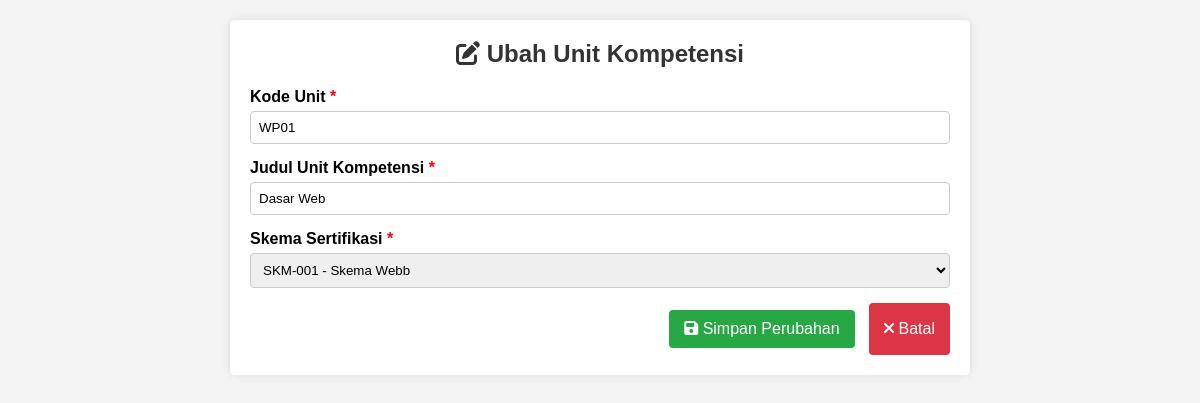
The page /UNIT/Ubah_unit.php?id=1 (signed in) on the database its author committed.
### tables this page shows
CREATE TABLE `tb_unit_kompetensi` (
  `id_unit` int(11) NOT NULL,
  `id_skema` int(11) NOT NULL,
  `kode_unit` varchar(100) NOT NULL,
  `judul_unit` text NOT NULL
);

CREATE TABLE `tb_skema` (
  `id_skema` int(11) NOT NULL,
  `nomor_skema` varchar(100) NOT NULL,
  `judul_skema` varchar(100) NOT NULL,
  `standar_kompetensi_kerja` varchar(100) NOT NULL,
  `id_asesor` int(11) NOT NULL
);

### UNIT/Ubah_unit.php (the view, shortened to what this page needs)
<?php
include '../koneksi.php';
$id = isset($_GET["id"]) ? intval($_GET["id"]) : 0;
$id_skema = isset($_GET['id_skema']) ? intval($_GET['id_skema']) : 0;
$unit_data = null;
if ($id > 0) {
    $query = 'SELECT * FROM tb_unit_kompetensi WHERE id_unit = ?';
    $stmt = mysqli_prepare($koneksi, $query);
    mysqli_stmt_bind_param($stmt, 'i', $id);
    mysqli_stmt_execute($stmt);
    $result = mysqli_stmt_get_result($stmt);
    $unit_data = mysqli_fetch_assoc($result);
}
$query_skema = "SELECT id_skema, nomor_skema, judul_skema FROM tb_skema ORDER BY nomor_skema";
$result_skema = mysqli_query($koneksi, $query_skema);
?>
<!DOCTYPE html>
<html lang="id">
<head>
    <link rel="stylesheet" href="https://cdnjs.cloudflare.com/ajax/libs/font-awesome/6.0.0/css/all.min.css">
</head>
<body>
    <div class="container">
        <div class="header">
            <h2><i class="fas fa-edit"></i> Ubah Unit Kompetensi</h2>
        </div>
        <div class="form-container">
            <form method="POST" action="">
                <div class="form-group">
                    <label for="kode_unit">Kode Unit <span class="required">*</span></label>
                    <input type="text" id="kode_unit" name="kode_unit"
                           value="<?= htmlspecialchars($unit_data['kode_unit'] ?? '') ?>"
                           placeholder="Contoh: UNIT001" required>
                </div>
                <div class="form-group">
                    <label for="judul_unit">Judul Unit Kompetensi <span class="required">*</span></label>
                    <input type="text" id="judul_unit" name="judul_unit"
                           value="<?= htmlspecialchars($unit_data['judul_unit'] ?? '') ?>"
                           placeholder="Contoh: Melakukan Instalasi Perangkat Jaringan" required>
                </div>
                <?php if ($id_skema == 0): ?>
                <div class="form-group">
                    <label for="id_skema">Skema Sertifikasi <span class="required">*</span></label>
                    <select id="id_skema" name="id_skema" required>
                        <?php
                        mysqli_data_seek($result_skema, 0);
                        while ($skema = mysqli_fetch_assoc($result_skema)):
                        ?>
                            <option value="<?= $skema['id_skema'] ?>"
                                <?= ($skema['id_skema'] == ($unit_data['id_skema'] ?? 0)) ? 'selected' : '' ?>>
                                <?= htmlspecialchars($skema['nomor_skema']) ?> - <?= htmlspecialchars($skema['judul_skema']) ?>
                            </option>
                        <?php endwhile; ?>
                    </select>
                </div>
                <?php endif; ?>
                <div class="btn-group">
                    <button type="submit" class="btn btn-simpan">
                        <i class="fas fa-save"></i> Simpan Perubahan
                    </button>
                    <?php if ($id_skema > 0): ?>
                        <a href="../BERANDA/UTAMA.php?page=../UNIT/unit_kompetensi.php&id_skema=<?= $id_skema ?>"
                           class="btn btn-batal">
                            <i class="fas fa-times"></i> Batal
                        </a>
                    <?php else: ?>
                        <a href="../BERANDA/UTAMA.php?page=../UNIT/unit_kompetensi.php"
                           class="btn btn-batal">
                            <i class="fas fa-times"></i> Batal
                        </a>
                    <?php endif; ?>
                </div>
            </form>
        </div>
    </div>
</body>
</html>

### UNIT/Ubah_unit.php (style rules this page uses)
body { font-family: Arial, sans-serif; background-color: #f4f4f4; margin: 0; padding: 20px; }
.container { max-width: 700px; margin: auto; background: #fff; padding: 20px; border-radius: 5px; box-shadow: 0 0 10px rgba(0, 0, 0, 0.1); }
.header { text-align: center; margin-bottom: 20px; }
.header h2 { margin: 0; color: #333; }
.form-group { margin-bottom: 15px; }
.form-group label { display: block; margin-bottom: 5px; font-weight: bold; }
.form-group input, .form-group select { width: 100%; padding: 8px; box-sizing: border-box; border: 1px solid #ccc; border-radius: 4px; }
.btn-group { text-align: right; }
.btn { padding: 10px 15px; border: none; border-radius: 4px; cursor: pointer; margin-left: 10px; font-size: 16px; }
.btn-simpan { background-color: #28a745; color: #fff; }
.btn-batal { background-color: #dc3545; color: #fff; text-decoration: none; line-height: 32px; display: inline-block; text-align: center; }
.required { color: red; }

### rows shown on the page
tb_unit_kompetensi: kode_unit "WP01", judul_unit "Dasar Web", id_skema "SKM-001 - Skema Webb"
